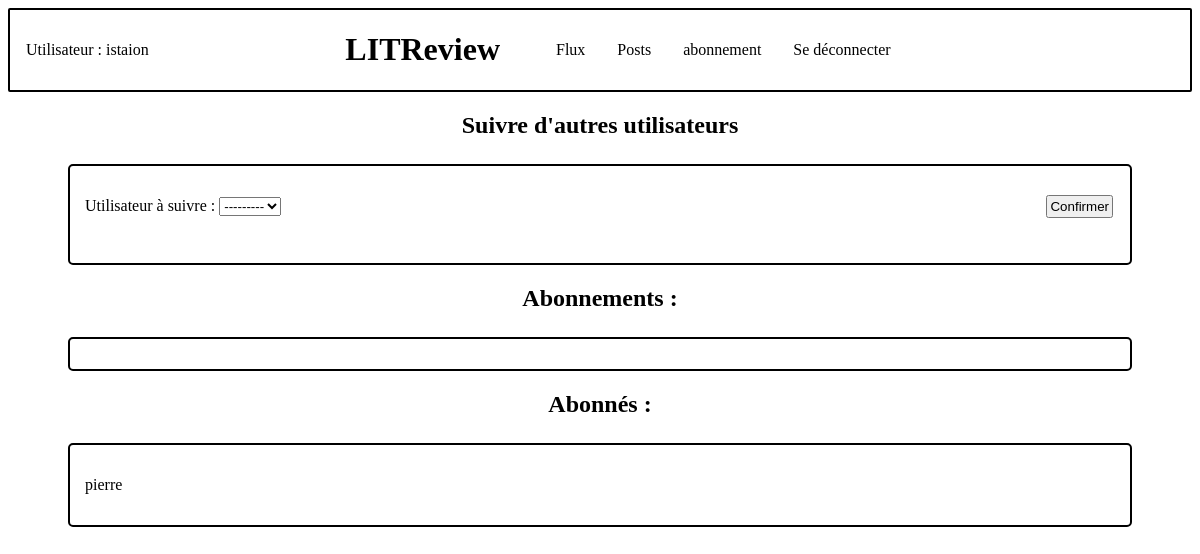
The app's page /follow-users/ (signed in), older data.
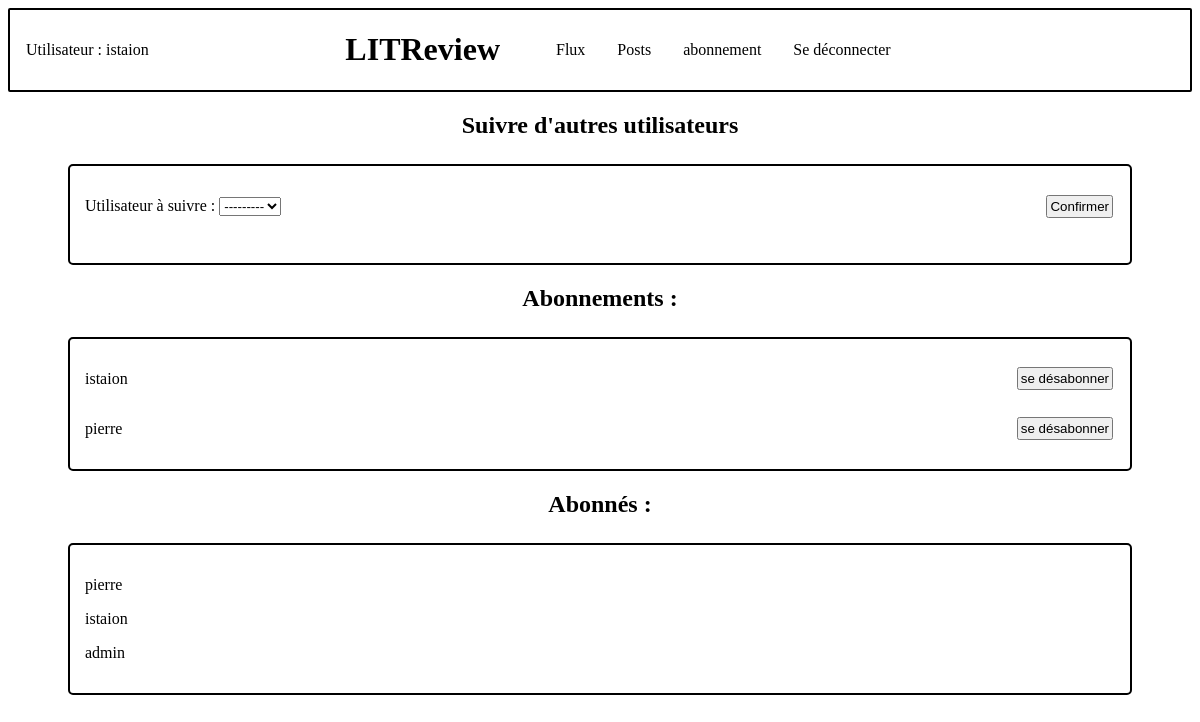
The same page, newer data.
### authentication/models.py (models this page shows)
class User(AbstractUser):
    follows = models.ManyToManyField('self',
                                     through='review.UserFollows',
                                     symmetrical=False,
                                     related_name='followed')

### review/models.py (models this page shows, shortened)
class UserFollows(models.Model):
    user = models.ForeignKey(
        to=settings.AUTH_USER_MODEL, on_delete=models.CASCADE, related_name='following')
    followed_user = models.ForeignKey(
        to=settings.AUTH_USER_MODEL, on_delete=models.CASCADE, related_name='followed_by')
    class Meta:
        unique_together = ('user', 'followed_user', )

### review/views.py (the view, shortened to what this page needs)
# urls.py: path('follow-users/', review.views.follow_users, name='follow_users'),
@login_required
def follow_users(request):
    following = request.user.following.all()
    followed_by = request.user.followed_by.all()
    follow_form = forms.UserFollowsForm()
    context = {
        'follow_form': follow_form,
        'following': following,
        'followed_by': followed_by,
    }
    return render(request, 'review/follow_users.html', context=context)

### review/forms.py
class UserFollowsForm(forms.ModelForm):
    class Meta:
        model = models.UserFollows
        fields = ['user', 'followed_user']
        exclude = ['user']
        labels = {'followed_user': 'Utilisateur à suivre :'}

### review/templates/review/follow_users.html (shortened to what this page needs)
{% extends 'base.html' %}
{% block content %}
    <h2>Suivre d'autres utilisateurs</h2>
    <div class="add_user">
        <form method="post">
            {{ follow_form.as_p }}
            <button type="submit" >Confirmer</button>
        </form>
    </div>
    <h2>Abonnements :</h2>
     <div class="user_follow">
         {% for follow in following %}
            <div>
                <p>{{follow.followed_user.username}}</p>
                <button><a href="{% url 'stop_follow' follow.id %}">se désabonner</a></button>
            </div>
         {% endfor %}
     </div>
    <h2>Abonnés :</h2>
     <div class="user_follow">
         {% for follow in followed_by %}
            <p>{{follow.user.username}}<p>
         {% endfor %}
     </div>
{% endblock content %}

### templates/base.html (shortened to what this page needs)
{% load static %}
<html>
    <head>
        <link rel="stylesheet" href="{% static 'app.css' %}">
    </head>
    <body>
        <div class="sidebar">
            {% if user.is_authenticated %}
                <p>Utilisateur : {{ request.user }} </p>
                <h1>LITReview</h1>
                <nav class="menu">
                    <ul>
                        <li><a href="{% url 'feed' %}">Flux</a></li>
                        <li><a href="{% url 'posts' %}">Posts</a></li>
                        <li><a href="{% url 'follow_users' %}">abonnement</a></li>
                        <li><a href="{% url 'logout' %}">Se déconnecter</a></li>
                    </ul>
                </nav>
            {% else %}
                <h1 id="disconnected">LITReview</h1>
            {% endif %}
        </div>
        {% block content %}{% endblock content %}
    </body>
</html>

### static/app.css (style rules this page uses)
.sidebar { display: flex; align-items: center; border: 2px; box-sizing: content-box; border-style: solid; border-radius: 2px; }
.sidebar p { float: right; width: 40%; padding: 14px 16px; }
.sidebar h1 { width: 20%; text-align: center; }
.sidebar ul { display: flex; align: right; width: 650px; }
.sidebar ul li { display: inline-block; padding: 14px 16px; }
.sidebar ul li a { text-decoration: none; color: black; }
.add_user { border: 2px; padding: 15px; margin-top: 25px; margin-left: 60px; margin-right: 60px; box-sizing: content-box; border-style: solid; border-radius: 5px; }
.add_user form { display: flex; align-items: center; justify-content: space-between; }
.user_follow { border: 2px; padding: 15px; margin-top: 25px; margin-left: 60px; margin-right: 60px; box-sizing: content-box; border-style: solid; border-radius: 5px; }
.user_follow div { display: flex; align-items: center; justify-content: space-between; }
button { margin: 2px; padding: 2px; }
button a { text-decoration: none; color: black; }
h2 { text-align: center; }

Row changes from the older to the newer data that the page shows:
added UserFollows: followed_user.username "istaion", user.username "istaion"
added UserFollows: followed_user.username "pierre", shown under "Abonnements :"
added UserFollows: user.username "admin", shown under "Abonnés :"
